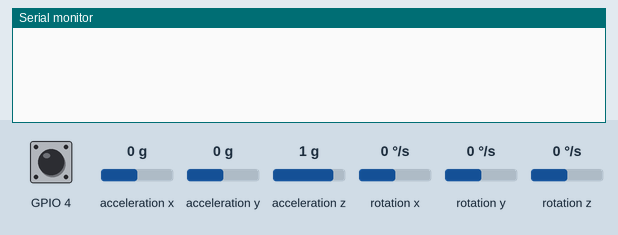
A program run on a simulated ESP32-C3. Shown: the last lines printed to the serial monitor. Wiring (inferred from the names in the program): MPU-6050 motion sensor at I2C address 0x68. Inputs (shaded band) come from the test bench; at power-on: GPIO 4 HIGH, acceleration x 0 g, acceleration y 0 g, acceleration z 1 g, rotation x 0 °/s, rotation y 0 °/s, rotation z 0 °/s.

Above: at 1.2 s.
1.3 s: GPIO 4 pulled LOW for 0.15 s
At 2.6 s:
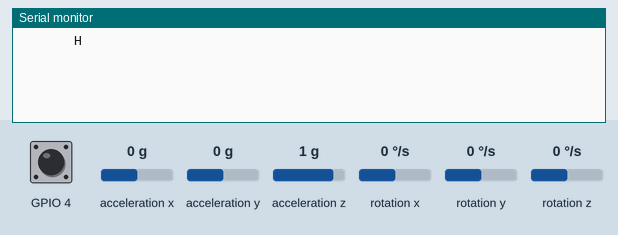
2.9 s: GPIO 4 pulled LOW for 1 s
At 5.1 s:
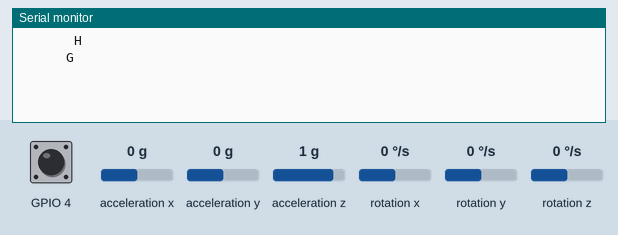

Measured:
- after the input at 1.3 s, the serial monitor: prints a new line after 0.15 s (image 1)
- after the input at 2.9 s, the serial monitor: prints a new line after 1.0 s (image 2)

The program:

main.cpp
```cpp
#include <Arduino.h>
#include "ESP32C3SuperMini.h"
#include "MotionControl.h"

MPU6050 mpu = MPU6050(8, 9);
MotionControl mC = MotionControl(mpu, 4);

void setup() {
    Serial.begin(9600);

    mpu.Initialize();
    mC.Initialize();
}

void loop() {
    mC.Update();
}
```

ESP32C3SuperMini.h
```cpp
#include <Arduino.h>

//Temporary Fix to map pins to board supported by PIO

class ESP32C3SuperMini{
public:
    static uint8_t ConvertXiao(uint8_t input){
        switch(input){
            case 0: return -1; break;
            case 1: return -1; break;
            case 2: return 0; break;
            case 3: return 1; break;
            case 4: return 2; break;
            case 5: return 3; break;
            case 6: return 4; break;
            case 7: return 5; break;
            case 8: return 8; break;
            case 9: return 9; break;
            case 10: return 10; break;
            case 20: return 7; break;
            case 21: return 6; break;
            default: return -1; break;

        }
    }
};
```

MPU6050.h
```cpp
#include <Wire.h>

#define MPU6050_ADDR 0x68 // MPU6050 device address
#define PWR_MGMT_1   0x6B // Power management register
#define ACCEL_XOUT_H 0x3B // Accelerometer X-axis high byte
#define GYRO_XOUT_H  0x43 // Gyroscope X-axis high byte

class MPU6050 {
private:
    uint8_t sda;
    uint8_t scl;
public:
    MPU6050(uint8_t sda, uint8_t scl){
        this->sda = sda;
        this->scl = scl;
    }

    void Initialize() {
        Wire.setPins(sda, scl);
        Wire.begin();
        Wire.beginTransmission(MPU6050_ADDR);
        Wire.write(PWR_MGMT_1);
        Wire.write(0); // Wake up MPU6050
        Wire.endTransmission(true);
        Wire.beginTransmission(MPU6050_ADDR);
        Wire.write(0x1B); // Gyroscope configuration register
        Wire.write(0x10); // Set full scale range to ±1000 deg/s
        Wire.endTransmission(true);
    }

    void ReadAccel(int16_t &ax, int16_t &ay, int16_t &az) {
        Wire.beginTransmission(MPU6050_ADDR);
        Wire.write(ACCEL_XOUT_H);
        Wire.endTransmission(false);
        Wire.requestFrom(MPU6050_ADDR, 6, 1);

        ax = (Wire.read() << 8 | Wire.read());
        ay = (Wire.read() << 8 | Wire.read());
        az = (Wire.read() << 8 | Wire.read());
    }

    void ReadGyro(int16_t &gx, int16_t &gy, int16_t &gz) {
        Wire.beginTransmission(MPU6050_ADDR);
        Wire.write(GYRO_XOUT_H);
        Wire.endTransmission(false);
        Wire.requestFrom(MPU6050_ADDR, 6, 1);

        gx = (Wire.read() << 8 | Wire.read());
        gy = (Wire.read() << 8 | Wire.read());
        gz = (Wire.read() << 8 | Wire.read());
    }
};
```

MotionControl.h
```cpp
// MotionControl.h
#ifndef MotionControl_h
#define MotionControl_h

#include <Arduino.h>
#include "MPU6050.h"

class MotionControl {
private:
    MPU6050& mpu;
    int buttonPin;
    volatile bool buttonPressed = false;
    float velocity[3] = {0, 0, 0}; // Current velocity for X, Y, Z
    float maxVelocity[3] = {0, 0, 0}; // Maximum velocity for X, Y, Z
    float angularVelocity[3] = {0, 0, 0}; // Current velocity for X, Y, Z
    float maxAngularVelocity[3] = {0, 0, 0}; // Maximum velocity for X, Y, Z
    unsigned long sampleCount = 0;
    unsigned long lastSampleTime = 0; // Stores the last sample time
    int16_t pax, pay, paz;
    int16_t pgx, pgy, pgz;

public:
    MotionControl(MPU6050& mpuSensor, int btnPin) : mpu(mpuSensor), buttonPin(btnPin) {}

    void Initialize() {
        pinMode(buttonPin, INPUT_PULLUP); // Assuming active-low button
        mpu.Initialize();
    }

    void Update() {
        if (!digitalRead(buttonPin)) {
            if(!buttonPressed) {
                lastSampleTime = millis();
                // Reset velocities and max velocities when button is first pressed
                Reset();
                sampleCount = 0;
                buttonPressed = true;
            }

            CheckMotion();
        }
        else if(buttonPressed){
            buttonPressed = false;

            // Output the max velocity result when button is released
            PrintMotion();
        }
    }

private:
    void CheckMotion() {
        unsigned long currentTime = millis();
        unsigned long deltaTime = currentTime - lastSampleTime;
        lastSampleTime = currentTime;

        if (deltaTime == 0) {
            return; // Prevent division by zero if called in rapid succession
        }

        int16_t ax, ay, az;
        int16_t gx, gy, gz;
        mpu.ReadAccel(ax, ay, az);
        mpu.ReadGyro(gx, gy, gz);

        ax = abs(ax);
        ay = abs(ay);
        az = abs(az);
        gx = abs(gx);
        gy = abs(gy);
        gz = abs(gz);

        if(sampleCount == 0){
            pax = ax;
            pay = ay;
            paz = az;
            pgx = gx;
            pgy = gy;
            pgz = gz;
        }

        // Convert to 'g' assuming 16384 is 1g for MPU6050 at default settings (2g range)
        float gForceX = (ax - pax) / 16384.0f;
        float gForceY = (ay - pay) / 16384.0f;
        float gForceZ = (az - paz) / 16384.0f;


        // Integrate acceleration to get velocity (v = u + at)
        velocity[0] += gForceX * (deltaTime / 10.0f);
        velocity[1] += gForceY * (deltaTime / 10.0f);
        velocity[2] += gForceZ * (deltaTime / 10.0f);

        angularVelocity[0] += (gx - pgx) / 32.8f;
        angularVelocity[1] += (gy - pgy) / 32.8f;
        angularVelocity[2] += (gz - pgz) / 32.8f;

        pax = ax;
        pay = ay;
        paz = az;
        pgx = gx;
        pgy = gy;
        pgz = gz;

        // Update max velocity if current velocity is greater
        for (int i = 0; i < 3; i++) {
            if (abs(velocity[i]) > abs(maxVelocity[i])) {
                maxVelocity[i] = velocity[i];
            }

            if (abs(angularVelocity[i]) > abs(maxAngularVelocity[i])) {
                maxAngularVelocity[i] = angularVelocity[i];
            }
        }

        sampleCount++;
    }

    void PrintMotion() {
        // Determine the axis with the greatest magnitude of velocity
        int maxVelIndex = 0; // Index of the axis with the greatest velocity magnitude
        int maxAngIndex = 0; // Index of the axis with the greatest velocity magnitude
        float maxVel = maxVelocity[0]; // Start with the magnitude of the X-axis velocity
        float maxAng = maxAngularVelocity[0];

        angularVelocity[0] /= float(sampleCount);
        angularVelocity[1] /= float(sampleCount);
        angularVelocity[2] /= float(sampleCount);

        // Check Y and Z axes
        for (int i = 1; i < 3; i++) {
            if (abs(maxVelocity[i]) > abs(maxVel)) {
                maxVel = maxVelocity[i];
                maxVelIndex = i;
            }

            if (abs(maxAngularVelocity[i]) > abs(maxAng)) {
                maxAng = maxAngularVelocity[i];
                maxAngIndex = i;
            }
        }


        if(abs(maxAngularVelocity[maxAngIndex]) > 350.0f){
            // Print the maximum velocity and the axis information
            switch (maxAngIndex) {
                case 0: Serial.print("A     "); break;
                case 1: Serial.print(" B    "); break;
                case 2: Serial.print("  C   "); break;
            }

            Serial.print('\t');
            Serial.println(maxAng);
        }
        else if (abs(maxVelocity[maxVelIndex]) > 0.08f){
            // Print the maximum velocity and the axis information
            switch (maxVelIndex) {
                case 0: Serial.print("   D  "); break;
                case 1: Serial.print("    E "); break;
                case 2: Serial.print("     F"); break;
            }

            Serial.print('\t');
            Serial.println(maxVel);
        }
        else if (sampleCount > 200){
            Serial.println("      G");
        }
        else{
            Serial.println("       H");
        }
    }

    void Reset() {
        for (int i = 0; i < 3; i++) {
            velocity[i] = 0;
            maxVelocity[i] = 0;
            angularVelocity[i] = 0;
            maxAngularVelocity[i] = 0;
        }
    }

};

#endif // MotionControl_h
```
